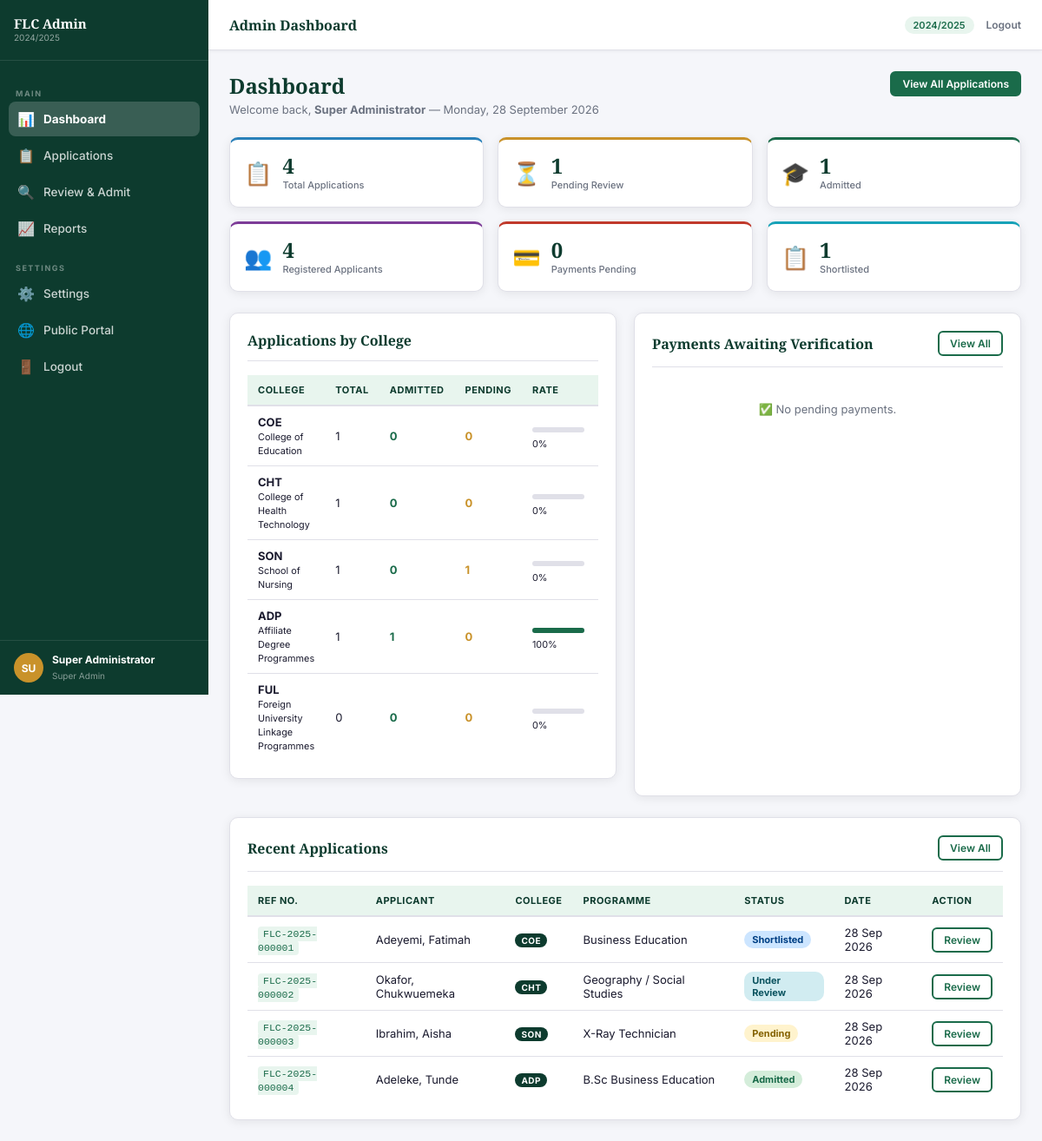
Page /admin/dashboard.php (signed in) on the committed database.
### tables this page shows
CREATE TABLE IF NOT EXISTS applications (
  id                  INT UNSIGNED   AUTO_INCREMENT PRIMARY KEY,
  applicant_id        INT UNSIGNED   NOT NULL,
  session_id          TINYINT UNSIGNED NOT NULL,
  college_id          TINYINT UNSIGNED NOT NULL,
  programme_id        SMALLINT UNSIGNED NOT NULL,
  application_type    ENUM('Fresh','Transfer','Direct Entry','International') NOT NULL DEFAULT 'Fresh',

   
  jamb_reg_number     VARCHAR(20),
  jamb_score          SMALLINT,
  olevel_school       VARCHAR(150),
  olevel_year1        YEAR,
  olevel_year2        YEAR,
  entry_mode          ENUM('UTME','Direct Entry','HND','Transfer','Entrance Exam','International') NOT NULL,

   
  destination_country VARCHAR(80),
  foreign_university  VARCHAR(150),

   
  status              ENUM('Pending','Under Review','Shortlisted',
                           'Admitted','Rejected','Deferred') NOT NULL DEFAULT 'Pending',
  admin_remark        TEXT,
  reviewed_by         SMALLINT UNSIGNED,
  reviewed_at         DATETIME,

   
  form_fee_paid       TINYINT(1)  NOT NULL DEFAULT 0,
  acceptance_paid     TINYINT(1)  NOT NULL DEFAULT 0,
  tuition_paid        TINYINT(1)  NOT NULL DEFAULT 0,

   
  step_personal       TINYINT(1)  NOT NULL DEFAULT 0,
  step_academic       TINYINT(1)  NOT NULL DEFAULT 0,
  step_documents      TINYINT(1)  NOT NULL DEFAULT 0,
  step_payment        TINYINT(1)  NOT NULL DEFAULT 0,
  step_submitted      TINYINT(1)  NOT NULL DEFAULT 0,

  submitted_at        DATETIME,
  created_at          TIMESTAMP   NOT NULL DEFAULT CURRENT_TIMESTAMP,
  updated_at          TIMESTAMP   NOT NULL DEFAULT CURRENT_TIMESTAMP ON UPDATE CURRENT_TIMESTAMP,

  FOREIGN KEY (applicant_id)  REFERENCES applicants(id)          ON DELETE CASCADE,
  FOREIGN KEY (session_id)    REFERENCES academic_sessions(id)   ON DELETE RESTRICT,
  FOREIGN KEY (college_id)    REFERENCES colleges(id)            ON DELETE RESTRICT,
  FOREIGN KEY (programme_id)  REFERENCES programmes(id)          ON DELETE RESTRICT,
  INDEX idx_status     (status),
  INDEX idx_applicant  (applicant_id),
  INDEX idx_programme  (programme_id)
);

CREATE TABLE IF NOT EXISTS applicants (
  id              INT UNSIGNED     AUTO_INCREMENT PRIMARY KEY,
  ref_number      VARCHAR(20)      NOT NULL UNIQUE,   
  surname         VARCHAR(80)      NOT NULL,
  firstname       VARCHAR(80)      NOT NULL,
  middlename      VARCHAR(80),
  email           VARCHAR(150)     NOT NULL UNIQUE,
  phone           VARCHAR(20)      NOT NULL,
  password_hash   VARCHAR(255)     NOT NULL,
  gender          ENUM('Male','Female','Other') NOT NULL,
  date_of_birth   DATE             NOT NULL,
  state_of_origin VARCHAR(60)      NOT NULL,
  lga             VARCHAR(80)      NOT NULL,
  nationality     VARCHAR(60)      NOT NULL DEFAULT 'Nigerian',
  religion        VARCHAR(40),
  home_address    TEXT             NOT NULL,
  passport_photo  VARCHAR(255),                   
  is_verified     TINYINT(1)       NOT NULL DEFAULT 0,
  verify_token    VARCHAR(100),
  reset_token     VARCHAR(100),
  reset_expires   DATETIME,
  last_login      DATETIME,
  created_at      TIMESTAMP        NOT NULL DEFAULT CURRENT_TIMESTAMP,
  updated_at      TIMESTAMP        NOT NULL DEFAULT CURRENT_TIMESTAMP ON UPDATE CURRENT_TIMESTAMP,
  INDEX idx_ref   (ref_number),
  INDEX idx_email (email)
);

CREATE TABLE IF NOT EXISTS colleges (
  id          TINYINT UNSIGNED AUTO_INCREMENT PRIMARY KEY,
  code        VARCHAR(20)  NOT NULL UNIQUE,    
  name        VARCHAR(120) NOT NULL,
  description TEXT,
  is_active   TINYINT(1)   NOT NULL DEFAULT 1,
  created_at  TIMESTAMP    NOT NULL DEFAULT CURRENT_TIMESTAMP
);

CREATE TABLE IF NOT EXISTS programmes (
  id               SMALLINT UNSIGNED AUTO_INCREMENT PRIMARY KEY,
  department_id    SMALLINT UNSIGNED NOT NULL,
  college_id       TINYINT UNSIGNED  NOT NULL,
  code             VARCHAR(20)  NOT NULL UNIQUE,
  name             VARCHAR(180) NOT NULL,
  qualification    VARCHAR(60)  NOT NULL,    
  duration_years   TINYINT      NOT NULL DEFAULT 2,
  requirements     TEXT,                     
  application_fee  DECIMAL(10,2) NOT NULL DEFAULT 5000.00,
  acceptance_fee   DECIMAL(10,2) NOT NULL DEFAULT 10000.00,
  tuition_fee      DECIMAL(10,2) NOT NULL DEFAULT 0.00,
  is_active        TINYINT(1)   NOT NULL DEFAULT 1,
  created_at       TIMESTAMP    NOT NULL DEFAULT CURRENT_TIMESTAMP,
  FOREIGN KEY (department_id) REFERENCES departments(id) ON DELETE CASCADE,
  FOREIGN KEY (college_id)    REFERENCES colleges(id)    ON DELETE CASCADE
);

### admin/dashboard.php (the view, shortened to what this page needs)
<?php
require_once dirname(__DIR__) . '/includes/functions.php';
$stats = [];
$stats['total'] = $pdo->query("SELECT COUNT(*) FROM applications")->fetchColumn();
foreach (['Pending','Under Review','Shortlisted','Admitted','Rejected'] as $s) {
    $st = $pdo->prepare("SELECT COUNT(*) FROM applications WHERE status=?");
    $st->execute([$s]);
    $stats[strtolower(str_replace(' ','_',$s))] = $st->fetchColumn();
}
$stats['applicants'] = $pdo->query("SELECT COUNT(*) FROM applicants")->fetchColumn();
$stats['payments_pending'] = $pdo->query(
    "SELECT COUNT(*) FROM payments WHERE status='Pending'")->fetchColumn();
$byCollege = $pdo->query("
    SELECT c.code, c.name, COUNT(a.id) as total,
           SUM(a.status='Admitted') as admitted,
           SUM(a.status='Pending')  as pending
    FROM   colleges c
    LEFT JOIN applications a ON c.id = a.college_id
    GROUP  BY c.id ORDER BY c.id
")->fetchAll();
$recent = $pdo->query("
    SELECT a.id, a.status, a.created_at, a.submitted_at,
           ap.ref_number, ap.surname, ap.firstname,
           p.name AS programme_name, c.code AS college_code
    FROM   applications a
    JOIN   applicants ap  ON a.applicant_id  = ap.id
    JOIN   programmes p   ON a.programme_id  = p.id
    JOIN   colleges c     ON a.college_id    = c.id
    ORDER  BY a.created_at DESC LIMIT 10
")->fetchAll();
$pendingPay = $pdo->query("
    SELECT py.*, ap.surname, ap.firstname, ap.ref_number
    FROM   payments py
    JOIN   applicants ap ON py.applicant_id = ap.id
    WHERE  py.status = 'Pending'
    ORDER  BY py.created_at DESC LIMIT 8
")->fetchAll();
require_once dirname(__DIR__) . '/admin/partials/admin-header.php';
?>
<div class="admin-content">
    <div class="admin-page-header">
        <div>
            <h1>Dashboard</h1>
            <p>Welcome back, <strong><?= e($_SESSION['admin_name']) ?></strong> &mdash; <?= date('l, d F Y') ?></p>
        </div>
        <div class="admin-page-actions">
            <a href="<?= BASE_URL ?>/admin/applicants.php" class="btn btn-primary btn-sm">
                View All Applications
            </a>
        </div>
    </div>
    <div class="stat-cards">
        <div class="stat-card blue">
            <div class="sc-icon">📋</div>
            <div class="sc-body">
                <div class="sc-number"><?= number_format($stats['total']) ?></div>
                <div class="sc-label">Total Applications</div>
            </div>
        </div>
        <div class="stat-card orange">
            <div class="sc-icon">⏳</div>
            <div class="sc-body">
                <div class="sc-number"><?= number_format($stats['pending']) ?></div>
                <div class="sc-label">Pending Review</div>
            </div>
        </div>
        <div class="stat-card green">
            <div class="sc-icon">🎓</div>
            <div class="sc-body">
                <div class="sc-number"><?= number_format($stats['admitted']) ?></div>
                <div class="sc-label">Admitted</div>
            </div>
        </div>
        <div class="stat-card purple">
            <div class="sc-icon">👥</div>
            <div class="sc-body">
                <div class="sc-number"><?= number_format($stats['applicants']) ?></div>
                <div class="sc-label">Registered Applicants</div>
            </div>
        </div>
        <div class="stat-card red">
            <div class="sc-icon">💳</div>
            <div class="sc-body">
                <div class="sc-number"><?= number_format($stats['payments_pending']) ?></div>
                <div class="sc-label">Payments Pending</div>
            </div>
        </div>
        <div class="stat-card teal">
            <div class="sc-icon">📋</div>
            <div class="sc-body">
                <div class="sc-number"><?= number_format($stats['shortlisted']) ?></div>
                <div class="sc-label">Shortlisted</div>
            </div>
        </div>
    </div>
    <div class="admin-two-col">
        <div class="admin-card">
            <div class="admin-card-header">
                <h3>Applications by College</h3>
            </div>
            <table class="admin-table">
                <thead>
                    <tr><th>College</th><th>Total</th><th>Admitted</th><th>Pending</th><th>Rate</th></tr>
                </thead>
                <tbody>
                    <?php foreach ($byCollege as $col): ?>
                    <tr>
                        <td><strong><?= e($col['code']) ?></strong><br><small><?= e($col['name']) ?></small></td>
                        <td><?= number_format($col['total']) ?></td>
                        <td><span style="color:#1a6b4a;font-weight:700"><?= number_format($col['admitted']) ?></span></td>
                        <td><span style="color:#c9922a;font-weight:700"><?= number_format($col['pending']) ?></span></td>
                        <td>
                            <?php $rate = $col['total'] > 0 ? round(($col['admitted']/$col['total'])*100) : 0; ?>
                            <div class="mini-bar-wrap">
                                <div class="mini-bar" style="width:<?= $rate ?>%"></div>
                            </div>
                            <small><?= $rate ?>%</small>
                        </td>
                    </tr>
                    <?php endforeach; ?>
                </tbody>
            </table>
        </div>
        <div class="admin-card">
            <div class="admin-card-header">
                <h3>Payments Awaiting Verification</h3>
                <a href="<?= BASE_URL ?>/admin/applicants.php?filter=payment" class="btn btn-sm btn-outline">View All</a>
            </div>
            <?php if ($pendingPay): ?>
            <table class="admin-table">
                <thead><tr><th>Applicant</th><th>Type</th><th>Amount</th><th>Date</th><th></th></tr></thead>
                <tbody>
                    <?php foreach ($pendingPay as $pay): ?>
                    <tr>
                        <td>
                            <strong><?= e($pay['surname'].', '.$pay['firstname']) ?></strong><br>
                            <small><?= e($pay['ref_number']) ?></small>
                        </td>
                        <td><?= e($pay['payment_type']) ?></td>
                        <td><strong><?= formatMoney($pay['amount']) ?></strong></td>
                        <td><?= formatDate($pay['created_at']) ?></td>
                        <td>
                            <a href="<?= BASE_URL ?>/admin/review.php?payment=<?= $pay['id'] ?>"
                               class="btn btn-sm btn-primary">Verify</a>
                        </td>
                    </tr>
                    <?php endforeach; ?>
                </tbody>
            </table>
            <?php else: ?>
            <div class="admin-empty">✅ No pending payments.</div>
            <?php endif; ?>
        </div>
    </div>
    <div class="admin-card mt-3">
        <div class="admin-card-header">
            <h3>Recent Applications</h3>
            <a href="<?= BASE_URL ?>/admin/applicants.php" class="btn btn-sm btn-outline">View All</a>
        </div>
        <div class="table-responsive">
            <table class="admin-table">
                <thead>
                    <tr>
                        <th>Ref No.</th>
                        <th>Applicant</th>
                        <th>College</th>
                        <th>Programme</th>
                        <th>Status</th>
                        <th>Date</th>
                        <th>Action</th>
                    </tr>
                </thead>
                <tbody>
                    <?php foreach ($recent as $app): ?>
                    <tr>
                        <td><code><?= e($app['ref_number']) ?></code></td>
                        <td><?= e($app['surname'].', '.$app['firstname']) ?></td>
                        <td><span class="college-tag"><?= e($app['college_code']) ?></span></td>
                        <td><?= e($app['programme_name']) ?></td>
                        <td><?= statusBadge($app['status']) ?></td>
                        <td><?= formatDate($app['created_at']) ?></td>
                        <td>
                            <a href="<?= BASE_URL ?>/admin/review.php?id=<?= $app['id'] ?>"
                               class="btn btn-sm btn-outline">Review</a>
                        </td>
                    </tr>
                    <?php endforeach; ?>
                </tbody>
            </table>
        </div>
    </div>
</div>
<?php require_once dirname(__DIR__) . '/admin/partials/admin-footer.php'; ?>

### includes/functions.php (shortened to what this page needs)
<?php
function e(string $str): string
{
    return htmlspecialchars($str, ENT_QUOTES | ENT_HTML5, 'UTF-8');
}
function formatDate(string $date): string
{
    return date('d M Y', strtotime($date));
}
function statusBadge(string $status): string
{
    $map = [
        'Pending'      => 'badge-warning',
        'Under Review' => 'badge-info',
        'Shortlisted'  => 'badge-primary',
        'Admitted'     => 'badge-success',
        'Rejected'     => 'badge-danger',
        'Deferred'     => 'badge-secondary',
    ];
    $class = $map[$status] ?? 'badge-secondary';
    return "<span class=\"badge {$class}\">" . e($status) . "</span>";
}

### rows in the picture
applications: applicant.ref_number "FLC-2025-000001", applicant.firstname "Adeyemi, Fatimah", college.code "COE", programme.name "Business Education", status "Shortlisted", created_at "28 Sep 2026"
applications: applicant.ref_number "FLC-2025-000002", applicant.firstname "Okafor, Chukwuemeka", college.code "CHT", programme.name "Geography / Social Studies", status "Under Review", created_at "28 Sep 2026"
applications: applicant.ref_number "FLC-2025-000003", applicant.firstname "Ibrahim, Aisha", college.code "SON", programme.name "X-Ray Technician", status "Pending", created_at "28 Sep 2026"
applications: applicant.ref_number "FLC-2025-000004", applicant.firstname "Adeleke, Tunde", college.code "ADP", programme.name "B.Sc Business Education", status "Admitted", created_at "28 Sep 2026"

### other values in the picture
SITE_SESSION "2024/2025"
substr($_SESSION['admin_name'],0,2) "SU"
$_SESSION['admin_name'] "Super Administrator"
$_SESSION['admin_role'] "Super Admin"
$pageTitle "Admin Dashboard"
$stats['total'] "4"
$stats['pending'] "1"
$stats['admitted'] "1"
$stats['applicants'] "4"
$stats['payments_pending'] "0"
$stats['shortlisted'] "1"
$col['code'] "COE"
$col['name'] "College of Education"
$col['total'] "1"
$col['admitted'] "0"
